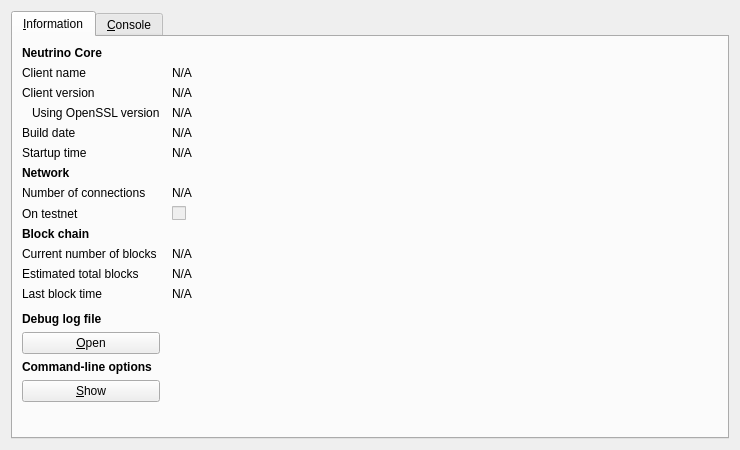
<?xml version="1.0" encoding="UTF-8"?>
<ui version="4.0">
 <class>RPCConsole</class>
 <widget class="QDialog" name="RPCConsole">
  <property name="geometry">
   <rect>
    <x>0</x>
    <y>0</y>
    <width>740</width>
    <height>450</height>
   </rect>
  </property>
  <property name="windowTitle">
   <string>Neutrino - Debug window</string>
  </property>
  <layout class="QVBoxLayout" name="verticalLayout_2">
   <item>
    <widget class="QTabWidget" name="tabWidget">
     <property name="currentIndex">
      <number>0</number>
     </property>
     <widget class="QWidget" name="tab_info">
      <attribute name="title">
       <string>&amp;Information</string>
      </attribute>
      <layout class="QGridLayout" name="gridLayout" columnstretch="0,1">
       <property name="horizontalSpacing">
        <number>12</number>
       </property>
       <item row="0" column="0">
        <widget class="QLabel" name="label_9">
         <property name="font">
          <font>
           <weight>75</weight>
           <bold>true</bold>
          </font>
         </property>
         <property name="text">
          <string>Neutrino Core</string>
         </property>
        </widget>
       </item>
       <item row="1" column="0">
        <widget class="QLabel" name="label_5">
         <property name="text">
          <string>Client name</string>
         </property>
        </widget>
       </item>
       <item row="1" column="1">
        <widget class="QLabel" name="clientName">
         <property name="cursor">
          <cursorShape>IBeamCursor</cursorShape>
         </property>
         <property name="text">
          <string>N/A</string>
         </property>
         <property name="textFormat">
          <enum>Qt::PlainText</enum>
         </property>
         <property name="textInteractionFlags">
          <set>Qt::LinksAccessibleByMouse|Qt::TextSelectableByKeyboard|Qt::TextSelectableByMouse</set>
         </property>
        </widget>
       </item>
       <item row="2" column="0">
        <widget class="QLabel" name="label_6">
         <property name="text">
          <string>Client version</string>
         </property>
        </widget>
       </item>
       <item row="2" column="1">
        <widget class="QLabel" name="clientVersion">
         <property name="cursor">
          <cursorShape>IBeamCursor</cursorShape>
         </property>
         <property name="text">
          <string>N/A</string>
         </property>
         <property name="textFormat">
          <enum>Qt::PlainText</enum>
         </property>
         <property name="textInteractionFlags">
          <set>Qt::LinksAccessibleByMouse|Qt::TextSelectableByKeyboard|Qt::TextSelectableByMouse</set>
         </property>
        </widget>
       </item>
       <item row="3" column="0">
        <widget class="QLabel" name="label_14">
         <property name="text">
          <string>Using OpenSSL version</string>
         </property>
         <property name="indent">
          <number>10</number>
         </property>
        </widget>
       </item>
       <item row="3" column="1">
        <widget class="QLabel" name="openSSLVersion">
         <property name="cursor">
          <cursorShape>IBeamCursor</cursorShape>
         </property>
         <property name="text">
          <string>N/A</string>
         </property>
         <property name="textFormat">
          <enum>Qt::PlainText</enum>
         </property>
         <property name="textInteractionFlags">
          <set>Qt::LinksAccessibleByMouse|Qt::TextSelectableByKeyboard|Qt::TextSelectableByMouse</set>
         </property>
        </widget>
       </item>
       <item row="4" column="0">
        <widget class="QLabel" name="label_12">
         <property name="text">
          <string>Build date</string>
         </property>
        </widget>
       </item>
       <item row="4" column="1">
        <widget class="QLabel" name="buildDate">
         <property name="cursor">
          <cursorShape>IBeamCursor</cursorShape>
         </property>
         <property name="text">
          <string>N/A</string>
         </property>
         <property name="textFormat">
          <enum>Qt::PlainText</enum>
         </property>
         <property name="textInteractionFlags">
          <set>Qt::LinksAccessibleByMouse|Qt::TextSelectableByKeyboard|Qt::TextSelectableByMouse</set>
         </property>
        </widget>
       </item>
       <item row="5" column="0">
        <widget class="QLabel" name="label_13">
         <property name="text">
          <string>Startup time</string>
         </property>
        </widget>
       </item>
       <item row="5" column="1">
        <widget class="QLabel" name="startupTime">
         <property name="cursor">
          <cursorShape>IBeamCursor</cursorShape>
         </property>
         <property name="text">
          <string>N/A</string>
         </property>
         <property name="textFormat">
          <enum>Qt::PlainText</enum>
         </property>
         <property name="textInteractionFlags">
          <set>Qt::LinksAccessibleByMouse|Qt::TextSelectableByKeyboard|Qt::TextSelectableByMouse</set>
         </property>
        </widget>
       </item>
       <item row="6" column="0">
        <widget class="QLabel" name="label_11">
         <property name="font">
          <font>
           <weight>75</weight>
           <bold>true</bold>
          </font>
         </property>
         <property name="text">
          <string>Network</string>
         </property>
        </widget>
       </item>
       <item row="7" column="0">
        <widget class="QLabel" name="label_7">
         <property name="text">
          <string>Number of connections</string>
         </property>
        </widget>
       </item>
       <item row="7" column="1">
        <widget class="QLabel" name="numberOfConnections">
         <property name="cursor">
          <cursorShape>IBeamCursor</cursorShape>
         </property>
         <property name="text">
          <string>N/A</string>
         </property>
         <property name="textFormat">
          <enum>Qt::PlainText</enum>
         </property>
         <property name="textInteractionFlags">
          <set>Qt::LinksAccessibleByMouse|Qt::TextSelectableByKeyboard|Qt::TextSelectableByMouse</set>
         </property>
        </widget>
       </item>
       <item row="8" column="0">
        <widget class="QLabel" name="label_8">
         <property name="text">
          <string>On testnet</string>
         </property>
        </widget>
       </item>
       <item row="8" column="1">
        <widget class="QCheckBox" name="isTestNet">
         <property name="enabled">
          <bool>false</bool>
         </property>
         <property name="text">
          <string/>
         </property>
        </widget>
       </item>
       <item row="9" column="0">
        <widget class="QLabel" name="label_10">
         <property name="font">
          <font>
           <weight>75</weight>
           <bold>true</bold>
          </font>
         </property>
         <property name="text">
          <string>Block chain</string>
         </property>
        </widget>
       </item>
       <item row="10" column="0">
        <widget class="QLabel" name="label_3">
         <property name="text">
          <string>Current number of blocks</string>
         </property>
        </widget>
       </item>
       <item row="10" column="1">
        <widget class="QLabel" name="numberOfBlocks">
         <property name="cursor">
          <cursorShape>IBeamCursor</cursorShape>
         </property>
         <property name="text">
          <string>N/A</string>
         </property>
         <property name="textFormat">
          <enum>Qt::PlainText</enum>
         </property>
         <property name="textInteractionFlags">
          <set>Qt::LinksAccessibleByMouse|Qt::TextSelectableByKeyboard|Qt::TextSelectableByMouse</set>
         </property>
        </widget>
       </item>
       <item row="11" column="0">
        <widget class="QLabel" name="label_4">
         <property name="text">
          <string>Estimated total blocks</string>
         </property>
        </widget>
       </item>
       <item row="11" column="1">
        <widget class="QLabel" name="totalBlocks">
         <property name="cursor">
          <cursorShape>IBeamCursor</cursorShape>
         </property>
         <property name="text">
          <string>N/A</string>
         </property>
         <property name="textFormat">
          <enum>Qt::PlainText</enum>
         </property>
         <property name="textInteractionFlags">
          <set>Qt::LinksAccessibleByMouse|Qt::TextSelectableByKeyboard|Qt::TextSelectableByMouse</set>
         </property>
        </widget>
       </item>
       <item row="12" column="0">
        <widget class="QLabel" name="label_2">
         <property name="text">
          <string>Last block time</string>
         </property>
        </widget>
       </item>
       <item row="12" column="1">
        <widget class="QLabel" name="lastBlockTime">
         <property name="cursor">
          <cursorShape>IBeamCursor</cursorShape>
         </property>
         <property name="text">
          <string>N/A</string>
         </property>
         <property name="textFormat">
          <enum>Qt::PlainText</enum>
         </property>
         <property name="textInteractionFlags">
          <set>Qt::LinksAccessibleByMouse|Qt::TextSelectableByKeyboard|Qt::TextSelectableByMouse</set>
         </property>
        </widget>
       </item>
       <item row="13" column="0">
        <spacer name="verticalSpacer_2">
         <property name="orientation">
          <enum>Qt::Vertical</enum>
         </property>
         <property name="sizeHint" stdset="0">
          <size>
           <width>20</width>
           <height>20</height>
          </size>
         </property>
        </spacer>
       </item>
       <item row="14" column="0">
        <widget class="QLabel" name="labelDebugLogfile">
         <property name="font">
          <font>
           <weight>75</weight>
           <bold>true</bold>
          </font>
         </property>
         <property name="text">
          <string>Debug log file</string>
         </property>
        </widget>
       </item>
       <item row="15" column="0">
        <widget class="QPushButton" name="openDebugLogfileButton">
         <property name="toolTip">
          <string>Open the Neutrino debug log file from the current data directory. This can take a few seconds for large log files.</string>
         </property>
         <property name="text">
          <string>&amp;Open</string>
         </property>
         <property name="autoDefault">
          <bool>false</bool>
         </property>
        </widget>
       </item>
       <item row="16" column="0">
        <widget class="QLabel" name="labelCLOptions">
         <property name="font">
          <font>
           <weight>75</weight>
           <bold>true</bold>
          </font>
         </property>
         <property name="text">
          <string>Command-line options</string>
         </property>
        </widget>
       </item>
       <item row="17" column="0">
        <widget class="QPushButton" name="showCLOptionsButton">
         <property name="toolTip">
          <string>Show the Neutrino-Qt help message to get a list with possible Neutrino command-line options.</string>
         </property>
         <property name="text">
          <string>&amp;Show</string>
         </property>
         <property name="autoDefault">
          <bool>false</bool>
         </property>
        </widget>
       </item>
       <item row="18" column="0">
        <spacer name="verticalSpacer">
         <property name="orientation">
          <enum>Qt::Vertical</enum>
         </property>
         <property name="sizeHint" stdset="0">
          <size>
           <width>20</width>
           <height>40</height>
          </size>
         </property>
        </spacer>
       </item>
      </layout>
     </widget>
     <widget class="QWidget" name="tab_console">
      <attribute name="title">
       <string>&amp;Console</string>
      </attribute>
      <layout class="QVBoxLayout" name="verticalLayout_3">
       <property name="spacing">
        <number>3</number>
       </property>
       <item>
        <widget class="QTextEdit" name="messagesWidget">
         <property name="minimumSize">
          <size>
           <width>0</width>
           <height>100</height>
          </size>
         </property>
         <property name="readOnly">
          <bool>true</bool>
         </property>
         <property name="tabKeyNavigation" stdset="0">
          <bool>false</bool>
         </property>
         <property name="columnCount" stdset="0">
          <number>2</number>
         </property>
        </widget>
       </item>
       <item>
        <layout class="QHBoxLayout" name="horizontalLayout">
         <property name="spacing">
          <number>3</number>
         </property>
         <item>
          <widget class="QLabel" name="label">
           <property name="text">
            <string notr="true">&gt;</string>
           </property>
          </widget>
         </item>
         <item>
          <widget class="QLineEdit" name="lineEdit"/>
         </item>
         <item>
          <widget class="QPushButton" name="clearButton">
           <property name="maximumSize">
            <size>
             <width>24</width>
             <height>24</height>
            </size>
           </property>
           <property name="toolTip">
            <string>Clear console</string>
           </property>
           <property name="text">
            <string/>
           </property>
           <property name="icon">
            <iconset resource="../bitcoin.qrc">
             <normaloff>:/icons/remove</normaloff>:/icons/remove</iconset>
           </property>
           <property name="shortcut">
            <string notr="true">Ctrl+L</string>
           </property>
           <property name="autoDefault">
            <bool>false</bool>
           </property>
          </widget>
         </item>
        </layout>
       </item>
      </layout>
     </widget>
    </widget>
   </item>
  </layout>
 </widget>
 <resources>
  <include location="../bitcoin.qrc"/>
 </resources>
 <connections/>
</ui>
